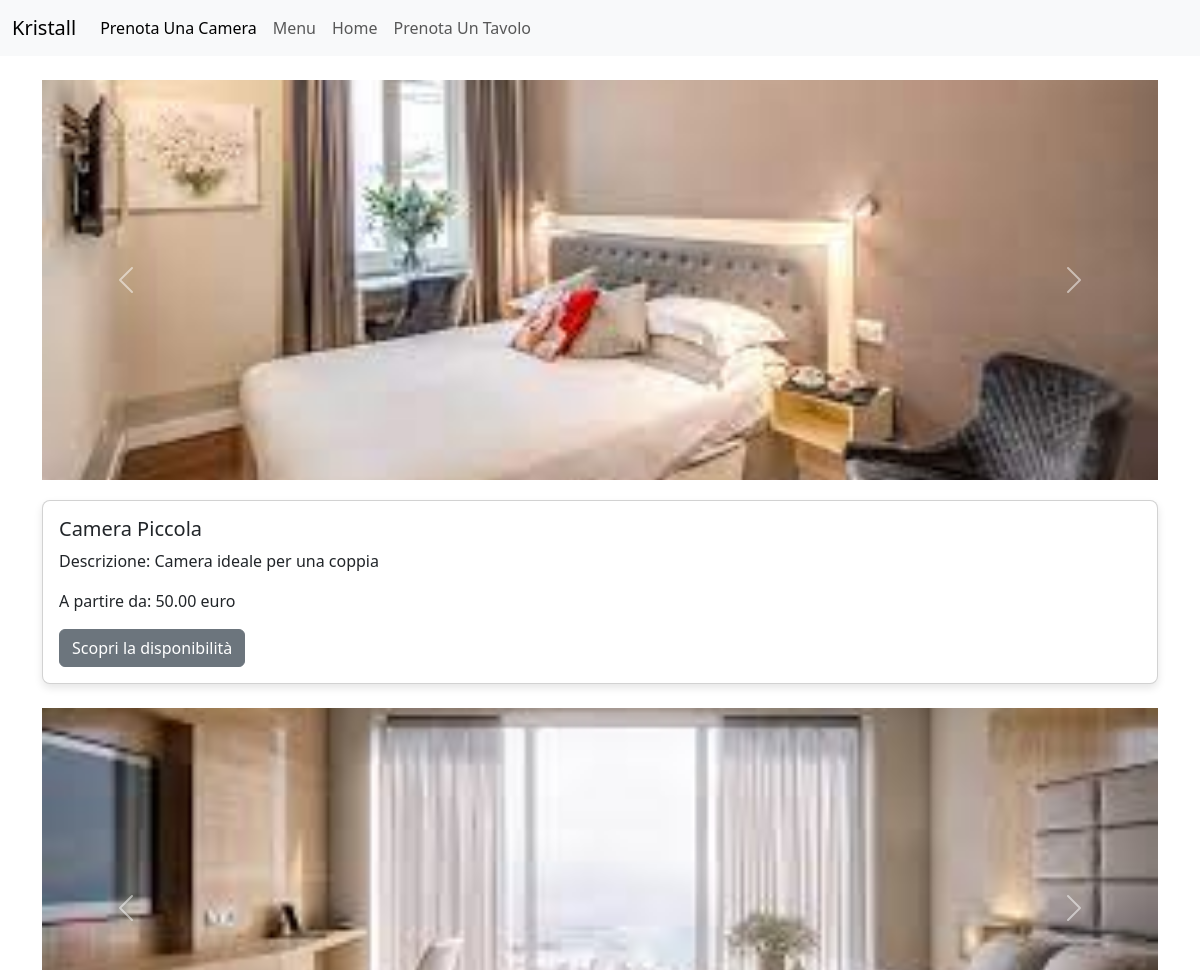
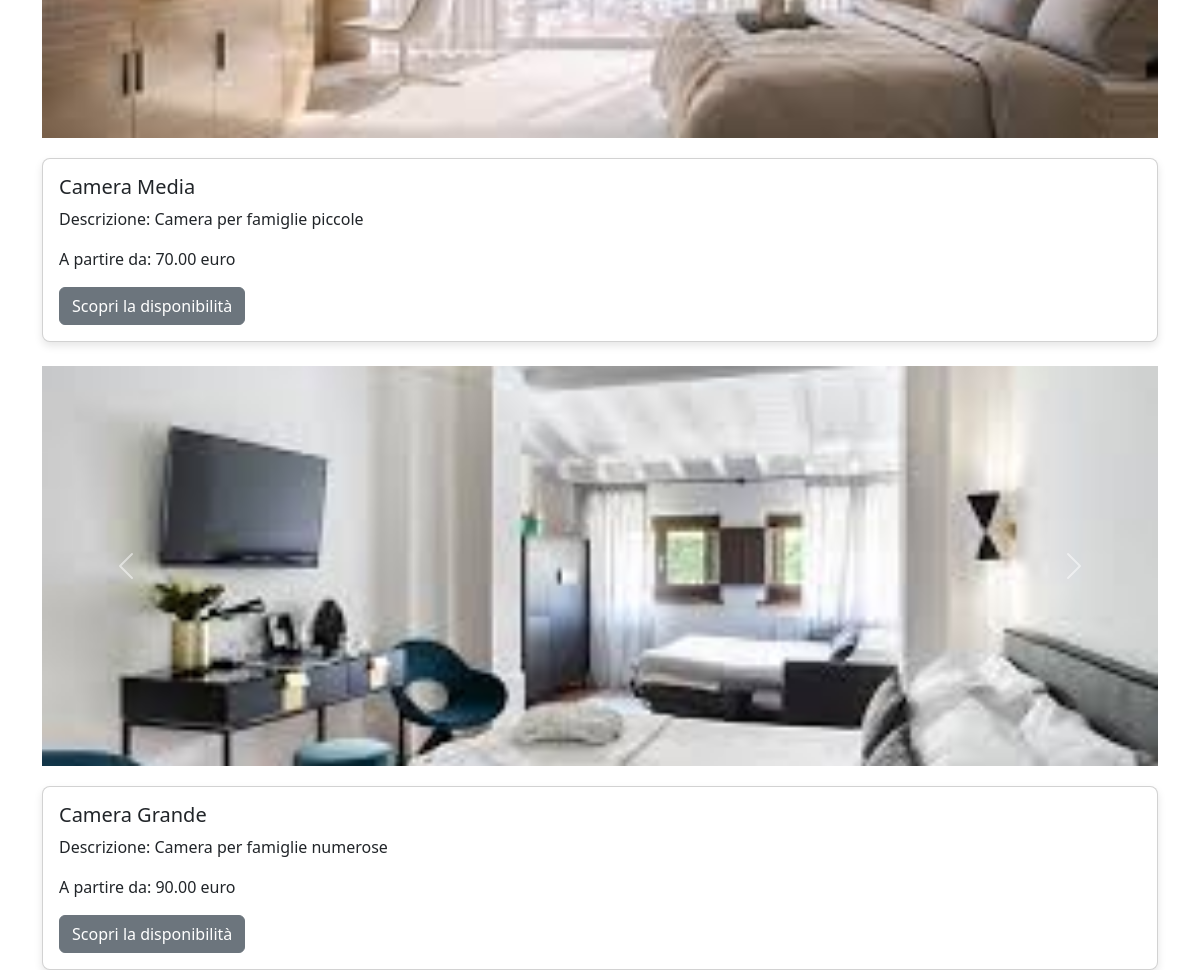
The page /core/camere on the database its author committed (2 pictures, top to bottom).
### core/models.py (models this page shows, shortened)
class Camera(models.Model):
    SMALL = 'small'
    MEDIUM = 'medium'
    LARGE = 'large'
    ROOM_SIZE_CHOICES = [
        (SMALL, 'Piccola'),
        (MEDIUM, 'Media'),
        (LARGE, 'Grande'),
    ]
    tipo = models.CharField(max_length=10, choices=ROOM_SIZE_CHOICES, unique=True)
    camere_totali = models.IntegerField(default=0)  # Numero totale di camere di questo tipo
    nome = models.CharField(max_length=50)
    numero_posti_letto = models.IntegerField(default=1)
    prezzo_per_notte = models.DecimalField(max_digits=10, decimal_places=2)  # Prezzo per notte
    descrizione = models.TextField(blank=True, null=True)
    immagine1 = models.ImageField(upload_to='camere/', blank=True, null=True)
    immagine2 = models.ImageField(upload_to='camere/', blank=True, null=True)
    immagine3 = models.ImageField(upload_to='camere/', blank=True, null=True)
    class Meta:
        verbose_name = "Camera"
        verbose_name_plural = "Camere"

### core/views.py (the view)
# urls.py: path('camere', views.camere, name='camere'),
def camere(request):
    camere = Camera.objects.all()
    return render(request, 'core/pagina-camere.html', {'camere': camere})
    room_types = Camera.objects.all()
    return render(request, 'core/room_details.html', {'room_types': room_types})

### core/templates/core/pagina-camere.html (shortened to what this page needs)
<!doctype html>
<html lang="it">
<head>
    <link href="https://cdn.jsdelivr.net/npm/bootstrap@5.3.3/dist/css/bootstrap.min.css" rel="stylesheet">
</head>
<body>
    <nav class="navbar navbar-expand-lg bg-body-tertiary">
        <div class="container-fluid">
            <a class="navbar-brand" href="#">Kristall</a>
            <div class="collapse navbar-collapse" id="navbarNav">
                <ul class="navbar-nav">
                    <li class="nav-item">
                        <a class="nav-link active" aria-current="page" href="#">Prenota Una Camera</a>
                    </li>
                    <li class="nav-item">
                        <a class="nav-link" href="{% url 'menu' %}">Menu</a>
                    </li>
                    <li class="nav-item">
                        <a class="nav-link" href="{% url 'core_home' %}">Home</a>
                    </li>
                    <li class="nav-item">
                        <a class="nav-link" href="{% url 'prenotazione_tavolo' %}">Prenota Un Tavolo</a>
                    </li>
                </ul>
            </div>
        </div>
    </nav>
    <div class="container">
        {% for camere in camere %}
        <div id="carouselExampleAutoplaying{{ forloop.counter }}" class="carousel slide mt-4" data-bs-ride="carousel">
            <div class="carousel-inner">
                <div class="carousel-item active">
                    <img src="{{ camere.immagine1.url }}" class="d-block w-100 img-fluid" alt="...">
                </div>
            </div>
            <button class="carousel-control-prev" type="button" data-bs-target="#carouselExampleAutoplaying{{ forloop.counter }}" data-bs-slide="prev">
                <span class="carousel-control-prev-icon" aria-hidden="true"></span>
            </button>
            <button class="carousel-control-next" type="button" data-bs-target="#carouselExampleAutoplaying{{ forloop.counter }}" data-bs-slide="next">
                <span class="carousel-control-next-icon" aria-hidden="true"></span>
            </button>
        </div>
        <div class="card">
            <div class="card-body">
                <h5 class="card-title">{{ camere.nome }}</h5>
                <p class="card-text">Descrizione: {{ camere.descrizione }}</p>
                <p class="card-text">A partire da: {{ camere.prezzo_per_notte }} euro</p>
                <a href="{% url 'search_rooms' %}" class="btn btn-primary">Scopri la disponibilità</a>
            </div>
        </div>
        {% endfor %}
    </div>
</body>
</html>

### core/templates/core/pagina-camere.html (style rules this page uses)
.carousel-item img { object-fit: cover; width: 100%; height: 400px; }
.card { margin-top: 20px; box-shadow: 0 4px 8px rgba(0, 0, 0, 0.1); border-radius: 8px; }
.btn-primary { background-color: #6c757d; border-color: #6c757d; }

### rows shown on the page
Camera: immagine1 (picture), nome "Camera Piccola", descrizione "Camera ideale per una coppia", prezzo_per_notte "50.00"
Camera: immagine1 (picture), nome "Camera Media", descrizione "Camera per famiglie piccole", prezzo_per_notte "70.00"
Camera: immagine1 (picture), nome "Camera Grande", descrizione "Camera per famiglie numerose", prezzo_per_notte "90.00"
